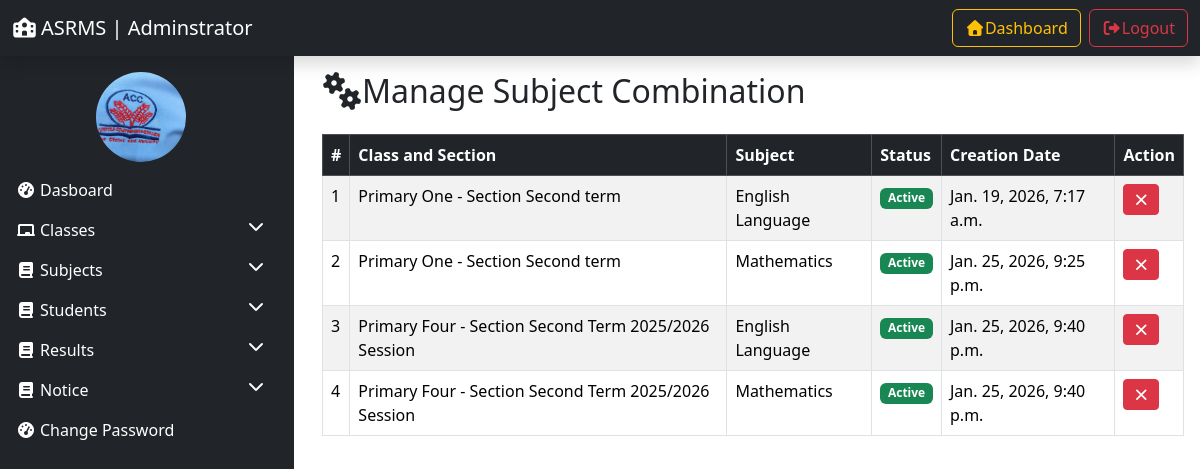
/manage_subject_combination/ (signed in), run on an earlier commit of the app's database.
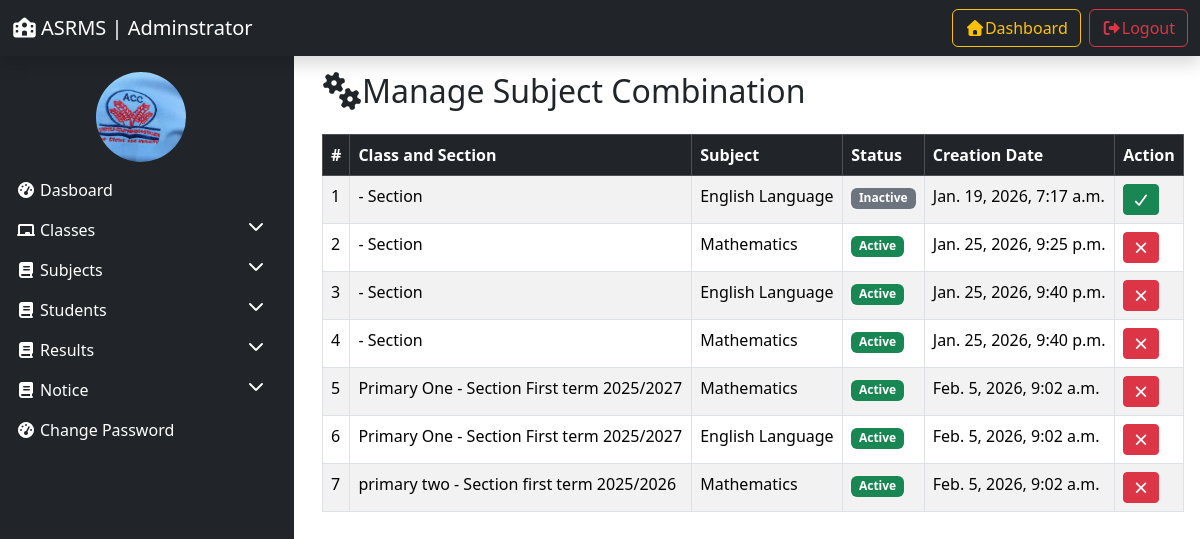
And on a later commit of the database.
### resultManager/models.py (models this page shows, shortened)
class SubjectCombination(models.Model):
    student_class = models.ForeignKey(Class, on_delete=models.SET_NULL, null=True)
    subject = models.ForeignKey(Subject, on_delete=models.SET_NULL, null=True)
    status = models.IntegerField(default=1)
    creation_date = models.DateTimeField(auto_now_add=True)
    updation_date = models.DateTimeField(auto_now=True)

class Class(models.Model):
    class_name = models.CharField(max_length=100)
    section = models.CharField(max_length=20)
    creation_date = models.DateTimeField(auto_now_add=True)
    updation_date = models.DateTimeField(auto_now=True)

class Subject(models.Model):
    subject_name = models.CharField(max_length=100)
    subject_code = models.CharField(max_length=20)
    creation_date = models.DateTimeField(auto_now_add=True)
    updation_date = models.DateTimeField(auto_now=True)

### resultManager/views.py (the view, shortened to what this page needs)
# urls.py: path('manage_subject_combination/',manage_subject_combination, name='manage_subject_combination'),
@login_required(login_url='admin_login')
def manage_subject_combination(request):
    combinations = SubjectCombination.objects.all()
    aid = request.GET.get('aid')
    did = request.GET.get('did')
    return render(request, 'manage_subject_combination.html', locals())

### resultManager/templates/manage_subject_combination.html (shortened to what this page needs)
{% extends 'admin_base.html' %} {% load static %} {% block content %}
<div class="container">
  <h2 class="mb-4"><i class="fas fa-cogs"></i>Manage Subject Combination</h2>
  <table class="table table-striped table-bordered">
    <thead class="table-dark">
      <tr>
        <th scope="col">#</th>
        <th scope="col">Class and Section</th>
        <th scope="col">Subject</th>
        <th scope="col">Status</th>
        <th scope="col">Creation Date</th>
        <th scope="col">Action</th>
      </tr>
    </thead>
    <tbody>
      {% for combination in combinations %}
      <tr>
        <td scope="col">{{forloop.counter}}</td>
        <td scope="col">
          {{combination.student_class.class_name}} - Section
          {{combination.student_class.section}}
        </td>
        <td scope="col">{{combination.subject.subject_name}}</td>
        <td scope="col">
          {% if combination.status == 1 %}
          <span class="badge bg-success">Active</span>
          {% else %}
            <span class="badge bg-secondary">Inactive</span>
            {% endif %}
        </td>
        <td scope="col">{{combination.creation_date}}</td>
        <td scope="col">
            {% if combination.status == 1 %}
          <a href="?did={{combination.id}}" onclick="return confirm('Deactivate this Subject?')" class="btn btn-sm btn-danger me-2 "
            ><i class="fas fa-times"></i> </a
          >
          {% else %}
          <a
            href="?aid={{combination.id}}"
            class="btn btn-sm btn-success"
            onclick="return confirm('Activate this Subject?')"
            ><i class="fas fa-check"></i></a
          >
            {% endif %}
        </td>
      </tr>
      {% empty %}
      <tr>
        <td colspan="6" class="text-center">No subject combination found.</td>
        {% endfor %}
    </tbody>
  </table>
</div>
{% endblock %}

### resultManager/templates/admin_base.html (shortened to what this page needs)
<!DOCTYPE html>
<html lang="en">
  <head>
    <link
      href="https://cdn.jsdelivr.net/npm/bootstrap@5.3.8/dist/css/bootstrap.min.css"
      rel="stylesheet"
    />
    <link
      rel="stylesheet"
      href="https://cdnjs.cloudflare.com/ajax/libs/font-awesome/7.0.1/css/all.min.css"
    />
  </head>
  <body>
    {% include 'topbar.html'%}
    <div class="continer-fluid">
      <div class="row">
        {% include 'sidebar.html' %}
        <main class="col-md-9 p-3">{% block content %} {% endblock %}</main>
      </div>
    </div>
  </body>
</html>

### resultManager/templates/topbar.html (shortened to what this page needs)
<nav class="navbar navbar-expand-lg navbar-dark bg-dark shadow">
  <div class="container-fluid">
    <a class="navbar-brand" href="#"
      ><i class="fas fa-school me-1"></i>ASRMS | Adminstrator</a
    >
    <div class="collapse navbar-collapse" id="navbarSupportedContent">
      <ul
        class="navbar-nav me-auto mb-2 mb-lg-0 justify-content-end w-100 gap-2 mt-2 mt-lg-0"
      >
        <li class="nav-item">
          <a
            class="btn btn-outline-warning w-100"
            aria-current="page"
            href="{% url 'admin_dashboard' %}"
          >
            <i class="fas fa-home"></i>Dashboard</a
          >
        </li>
        <li class="nav-item">
          <a class="btn btn-outline-danger w-100" href="{% url 'admin_logout' %}"
            ><i class="fas fa-sign-out-alt"></i>Logout</a
          >
        </li>
      </ul>
    </div>
  </div>
</nav>

### resultManager/templates/sidebar.html (shortened to what this page needs)
{% load static %}
<nav class="col-md-3 bg-dark col-lg-3 sidebar collapse d-md-block pt-3">
  <div class="text-white text-center">
    <img
      src="{% static 'images/adetolapix.jpeg' %}"
      alt=""
      width="90"
      height="90"
      class="rounded-circle mb-2"
    />
  </div>
  <ul class="nav flex-column">
    <li class="nav-item">
      <a href="{% url 'admin_dashboard' %}" class="nav-link"
        ><i class="fas fa-tachometer-alt me-1"></i>Dasboard</a
      >
    </li>
    <li class="nav-item">
      <a href="#classesMenu" data-bs-toggle="collapse" class="nav-link"
        ><i class="fas fa-chalkboard me-1"></i>Classes
        <i class="fas fa-chevron-down float-end"></i
      ></a>
    </li>
     <li class="nav-item">
      <a href="#subjectMenu" data-bs-toggle="collapse" class="nav-link"
        ><i class="fas fa-book me-1"></i>Subjects
        <i class="fas fa-chevron-down float-end"></i
      ></a>
      <div id="subjectMenu" class="collapse">
    <li class="nav-item">
      <a href="#studentMenu" data-bs-toggle="collapse" class="nav-link"
        ><i class="fas fa-book me-1"></i>Students
        <i class="fas fa-chevron-down float-end"></i
      ></a>
      <div id="studentMenu" class="collapse">
         <li class="nav-item">
      <a href="#resultMenu" data-bs-toggle="collapse" class="nav-link"
        ><i class="fas fa-book me-1"></i>Results
        <i class="fas fa-chevron-down float-end"></i
      ></a>
      <div id="resultMenu" class="collapse">
          <li class="nav-item">
      <a href="#noticeMenu" data-bs-toggle="collapse" class="nav-link"
        ><i class="fas fa-book me-1"></i>Notice
        <i class="fas fa-chevron-down float-end"></i
      ></a>
      <div id="noticeMenu" class="collapse">
         <li class="nav-item">
      <a href="{% url 'change_password' %}" class="nav-link"
        ><i class="fas fa-tachometer-alt me-1"></i>Change Password</a
      >
    </li>
    </li>
</nav>

### resultManager/templates/sidebar.html (style rules this page uses)
.sidebar { min-height: 100vh; }
.sidebar .nav-link { color: #ffffff; }

What changed in the data, as far as the page shows it:
changed SubjectCombination "Jan. 19, 2026, 7:17 a.m.": student_class.class_name "Primary One" → (not shown); student_class.section "Second term" → (not shown); status "Active" → "Inactive"
changed SubjectCombination "Jan. 25, 2026, 9:25 p.m.": student_class.class_name "Primary One" → (not shown); student_class.section "Second term" → (not shown)
changed SubjectCombination (number 3 of 7 on the later page): student_class.class_name "Primary Four" → (not shown); student_class.section "Second Term 2025/2026 Session" → (not shown)
changed SubjectCombination (number 4 of 7 on the later page): student_class.class_name "Primary Four" → (not shown); student_class.section "Second Term 2025/2026 Session" → (not shown)
added SubjectCombination: student_class.class_name "Primary One", student_class.section "First term 2025/2027", subject.subject_name "Mathematics", status "Active", creation_date "Feb. 5, 2026, 9:02 a.m."
added SubjectCombination: student_class.class_name "Primary One", student_class.section "First term 2025/2027", subject.subject_name "English Language", status "Active", creation_date "Feb. 5, 2026, 9:02 a.m."
added SubjectCombination: student_class.class_name "primary two", student_class.section "first term 2025/2026", subject.subject_name "Mathematics", status "Active", creation_date "Feb. 5, 2026, 9:02 a.m."
